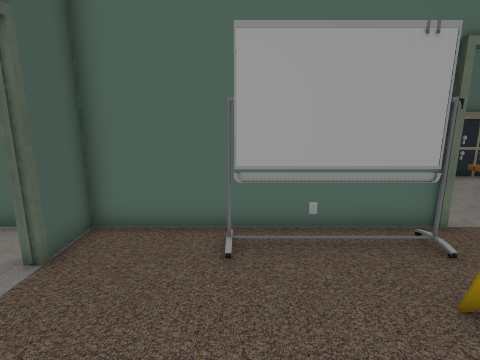
View 1 (above)

24 first-person views from a walk through a 3-D level made in the Unity game engine. The camera is 1.5 m above the floor, tilts 12° down and sees 80° across. Doors are open. The floor is counted in squares, 0.5 m on a side. Each view is taken from the middle of a square. On the plan, view 1 faces up. The plan holds only what a view shows up to about 20 squares ahead; the rest is blank. The place goes on beyond the plan. The player is left out. Some surface patterns are stand-ins.

View 2
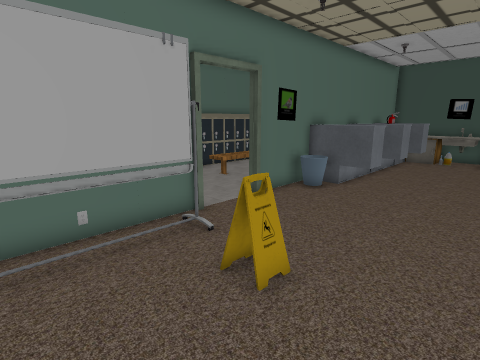

View 3
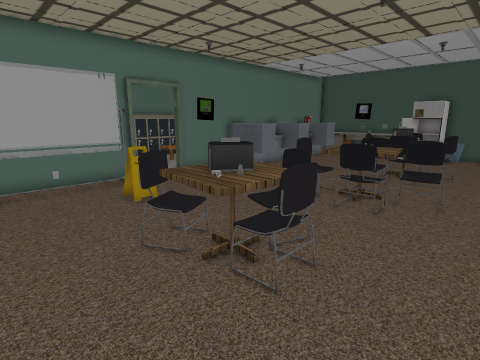

View 4
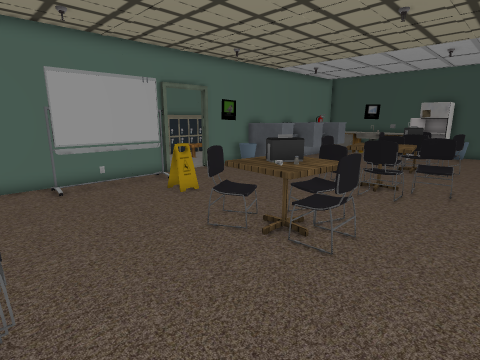

View 5
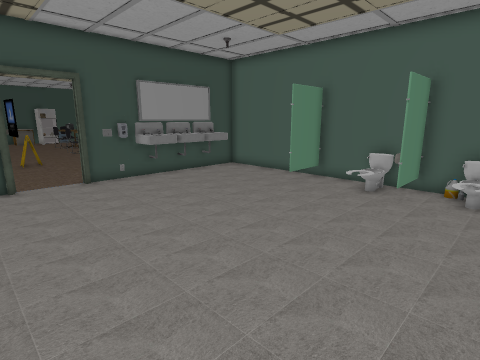

View 6
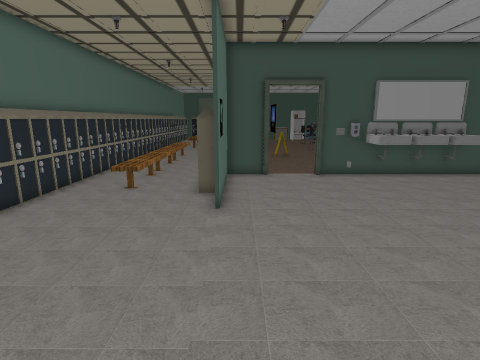

View 7
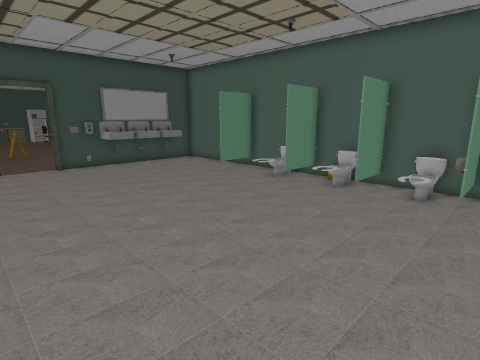

View 8
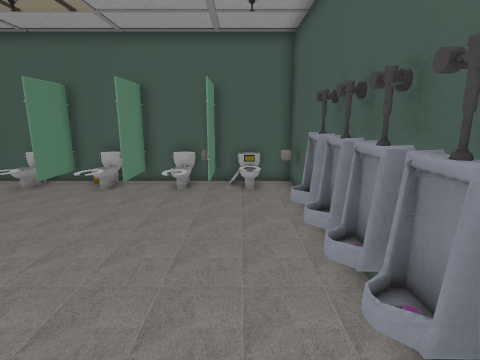

View 9
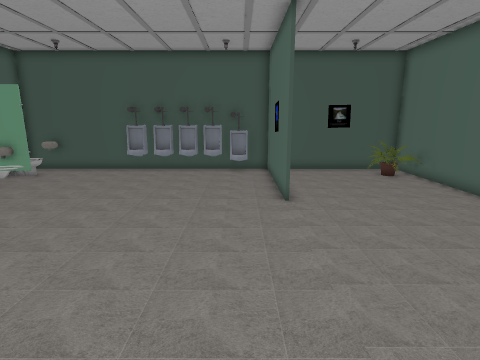

View 10
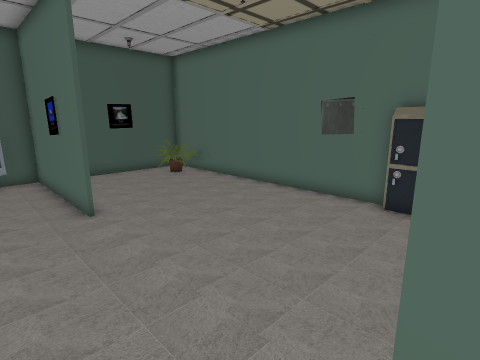

View 11
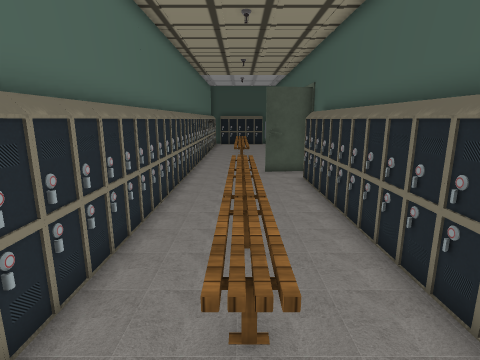

View 12
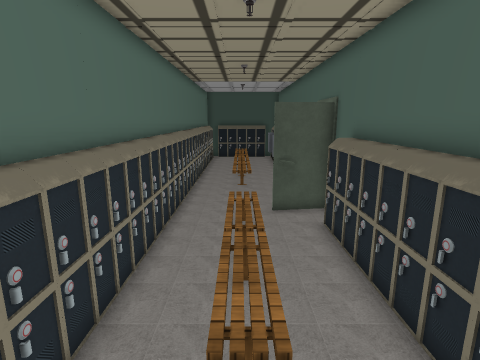

View 13
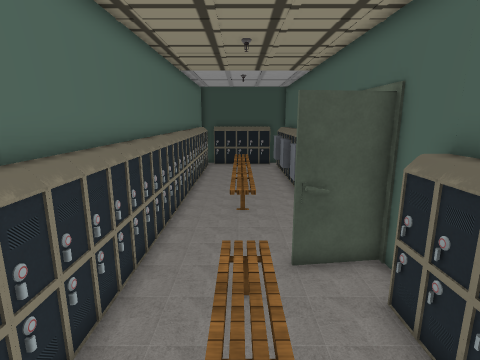

View 14
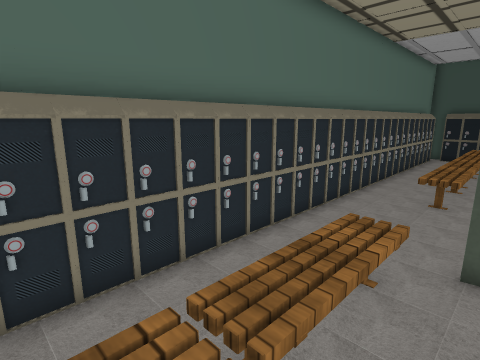

View 15
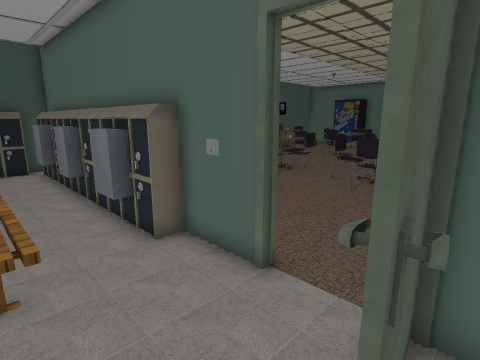

View 16
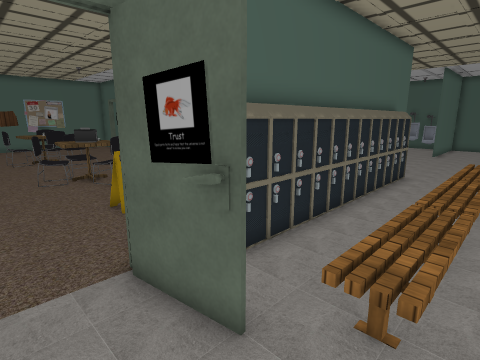

View 17
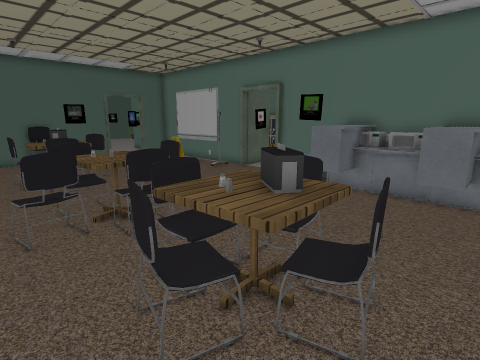

View 18
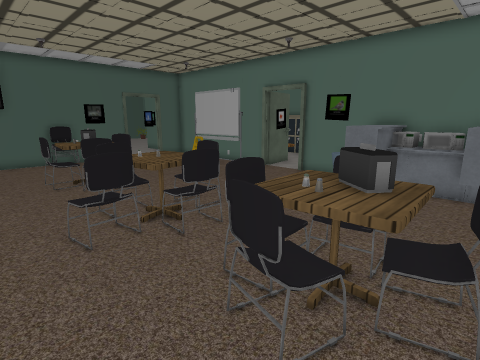

View 19
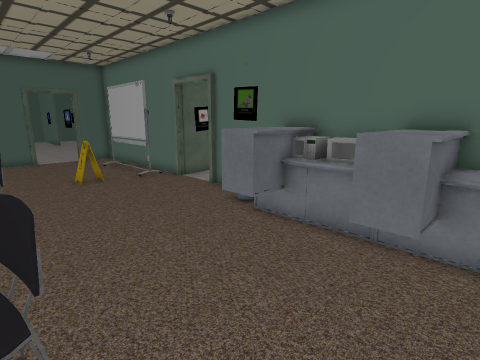

View 20
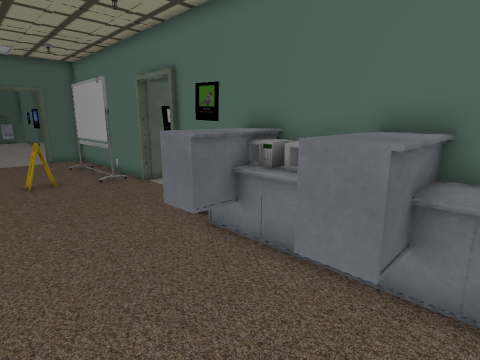

View 21
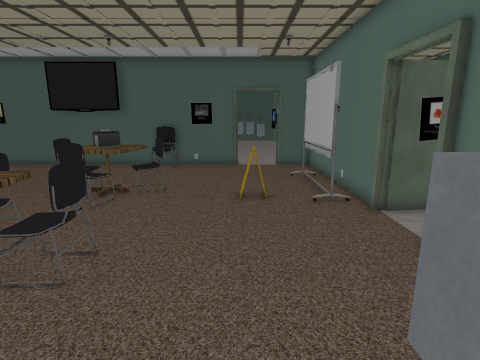

View 22
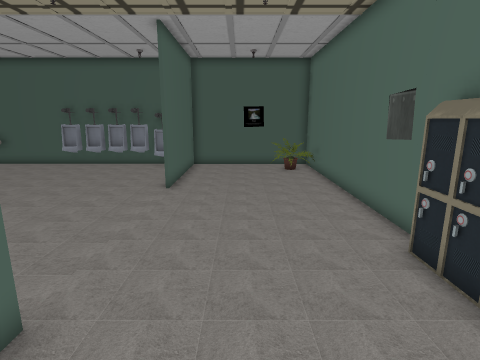

View 23
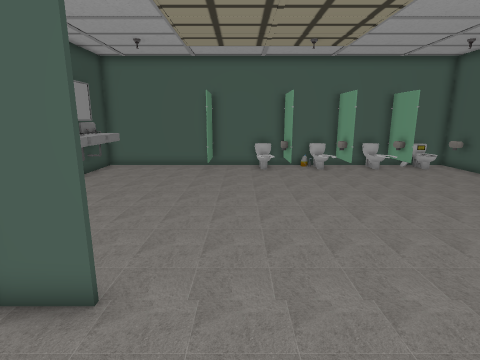

View 24
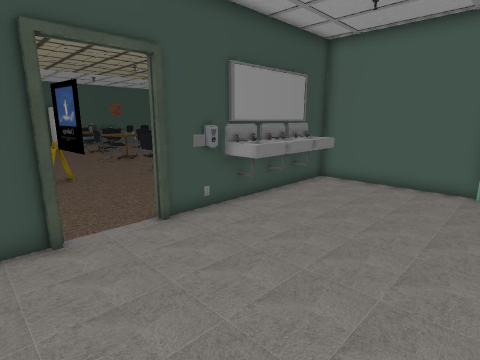

### Floor plan
Key: @ floor where view 1 was taken; # wall or solid block; x gap in a wall; . main floor; : floor 0.5 m higher than the main floor; / step, stairs or slope; D open door; = window, fence, low wall or low ledge; ^ raised ledge; L locker; W whiteboard; C chair; T table; S sink; I toilet; M microwave; O other object.
Columns run from 26 left of view 1 to 19 right of it. Each row starts with its distance up from view 1.
 16 #############LLLLLLLLLLLLLLLLLLLLLLL LLLLLLLLL
 15 #OO..........LLLLLLLLLLLLLLLLLLLLLLL#LLLLLLLLO
 14 #OO...........................................
 13 #.=.........................................
 12 #.................//////////////.....OOOOOOOO
 11 #............................../..............
 10 #..............................##.............
  9 #.................LLLLLLLLLLLL..#.....L##LL##L
  8 #######.........##LLLLLLLLLLLL###.####LLLLLLL
  7 #.....................#........x.....==^MMM^^^
  6 #...................DD#...WWWWWW.....==^##^^^^
  5 #..................DDD#................^^..^^.
  4 #=............................=...............
  3 #=....................#.......=...............
  2 #=...................##.......................
  1 #=...................##.......................
  0 #=..................SS#...@..C.....CC.........
 -1 #...................SS#C....CO.....OO....CCT..
 -2 #...................SSCC....T# O...T OC.CT==C.
 -3 #...................SS#.....TOOC..CO OC.C#TTC.
 -4 DDDDDDDDDDDDDDDD....SS#.....TCC...CTTC...C:T..
 -5 #..#=..#O.#=...#....SS#..............C....C...
 -6 # .#II.#I.#II..#......#.  .................. .
 -7 #I ########## #########. ................   .

Where each view was taken, in squares from view 1:
view 1: 0 up, 0 right, facing up
view 2: 0 up, 0 right, facing up-right
view 3: 7 down, 1 left, facing up-right
view 4: 7 down, 3 left, facing up-right
view 5: 7 up, 19 left, facing down-right
view 6: 7 up, 20 left, facing right
view 7: 7 up, 24 left, facing down-right
view 8: 7 up, 24 left, facing down
view 9: 6 up, 9 left, facing left
view 10: 5 up, 10 left, facing up-left
view 11: 12 up, 11 left, facing right
view 12: 12 up, 7 left, facing right
view 13: 12 up, 2 left, facing right
view 14: 10 up, 1 left, facing up-right
view 15: 12 up, 5 right, facing down-right
view 16: 13 up, 8 right, facing down-left
view 17: 6 down, 19 right, facing up-left
view 18: 7 down, 18 right, facing up-left
view 19: 1 down, 19 right, facing up-left
view 20: 1 up, 19 right, facing up-left
view 21: 3 up, 15 right, facing left
view 22: 11 up, 7 left, facing left
view 23: 12 up, 13 left, facing down
view 24: 7 up, 12 left, facing down-right
